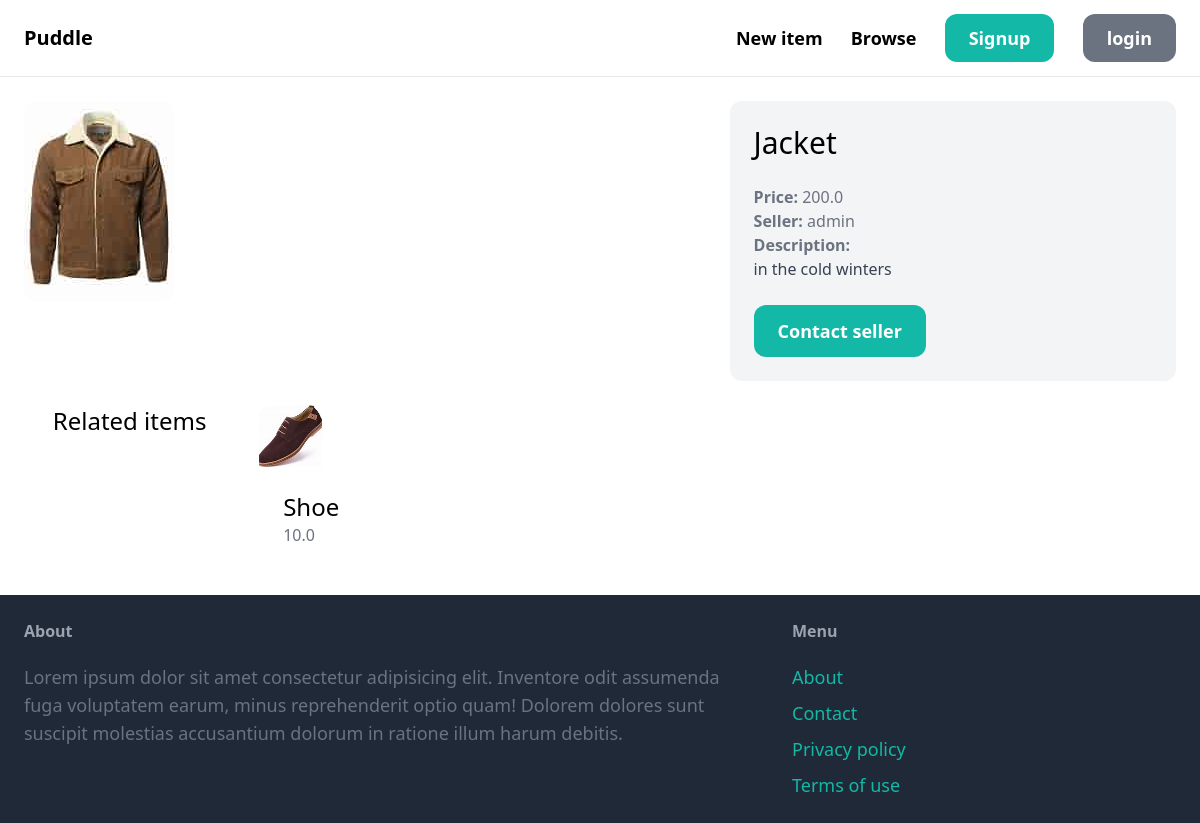
Screenshot of /items/2/ with the database file from the repository.
### item/models.py (models this page shows, shortened)
class Item(models.Model):
    category = models.ForeignKey(Category, related_name='items', on_delete=models.CASCADE)
    name = models.CharField(max_length=255,blank=True, null=True)
    description = models.TextField(blank=True, null=True)
    price = models.FloatField()
    image = models.ImageField(upload_to="item_images", blank=True, null=True)
    is_sold = models.BooleanField(default=False)
    created_at = models.DateTimeField(auto_now_add = True)
    created_by = models.ForeignKey(User, related_name='items', on_delete=models.CASCADE)

### item/views.py (the view)
# urls.py: path('<int:pk>/', views.detail, name="detail"),
def detail(request, pk):
    item = get_object_or_404(Item, pk=pk)
    related_item = Item.objects.filter(category=item.category, is_sold=False).exclude(pk=pk)[0:3]
    template = loader.get_template('details.html')
    context = {
        'item':item,
        'related_item':related_item,
    }
    return HttpResponse(template.render(context, request))

### item/templates/details.html (shortened to what this page needs)
{% extends 'base.html' %}
{% block content %}
    <div class="grid grid-cols-5 gap-6">
        <div class="col-span-3">
            <img src="{{ item.image.url }}" class="rounded-xl" alt="">
        </div>
        <div class="col-span-2 p-6 bg-gray-100 rounded-xl">
            <h1 class="mb-6 text-3xl">{{ item.name }}</h1>
            <p class="text-gray-500"><strong>Price: </strong>{{ item.price }}</p>
            <p class="text-gray-500"><strong>Seller: </strong>{{ item.created_by }}</p>
            {% if item.description %}
            <p class="text-gray-700">
                <strong class="text-gray-500">Description: </strong></br>
                {{ item.description }}
            </p>
            {% endif %}
            {% if request.user == item.created_by %}
                <div class="mt-6 p-6 bg-white rounded-xl">
                    <p>This is your item!</p>
                    <a href="{% url 'item:edit' item.id %}" class="px-6 py-3 text-lg font-semibold bg-teal-500 text-white rounded-xl hover:bg-gray-700">Edit</a>
                    <a href="{% url 'item:delete' item.id %}" class="inline-block mt-6 px-6 py-3 text-lg font-semibold bg-red-500 text-white rounded-xl">Delete</a>
                </div>
            {% else %}
                <a href="{% url 'conversation:new' item.id %}" class="inline-block mt-6 px-6 py-3 text-lg font-semibold bg-teal-500 text-white rounded-xl hover:bg-teal-700">Contact seller</a>
            {% endif %}
        </div>
        <h2 class="mb-12 text-2xl text-center">Related items</h2>
        <div class="grid grid-cols-3 gap-3">
            {% for item in related_item %}
                <div>
                    <a href="{% url 'item:detail' item.id %}">
                        <div>
                            <img src="{{ item.image.url }}" class="rounded-t-xl" alt="">
                        </div>
                        <div class="p-6 bg-white rounded-b-xl">
                            <h2 class="text-2xl">{{ item.name }}</h2>
                            <p class="text-gray-500">{{ item.price }}</p>
                        </div>
                    </a>
                </div>
            {% endfor %}
        </div>
    </div>
{% endblock %}

### rows the page displays
Item: image (picture), name "Jacket", price "200.0", created_by "admin", description "in the cold winters"
Item: image (picture), name "Shoe", price "10.0"
